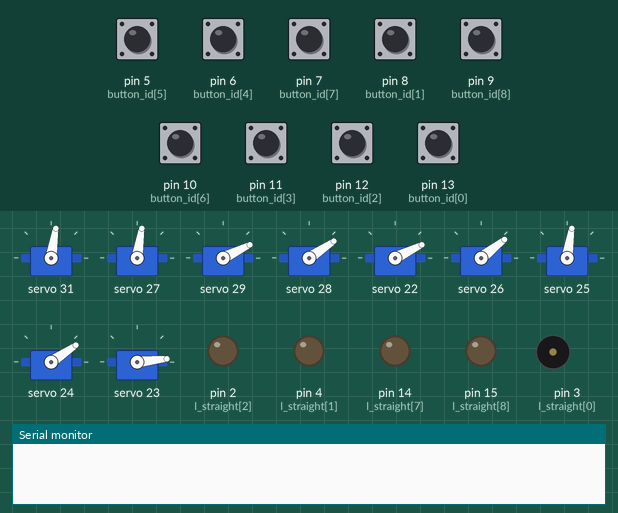
Recording of a sketch running on a simulated Arduino Uno, built with avr-gcc and run on an emulated ATmega328P. On the bench: 9 × servo, output pins drawn as LEDs (lit = HIGH), buzzer (waves = sounding), the last lines printed to the serial monitor. The test bench sets the inputs (shaded band); at power-on: pin 5 (button_id[5]), pin 6 (button_id[4]), pin 7 (button_id[7]), pin 8 (button_id[1]), pin 9 (button_id[8]), pin 10 (button_id[6]), pin 11 (button_id[3]), pin 12 (button_id[2]), pin 13 (button_id[0]) HIGH.

Above: at 3.1 s.
3.2 s: pin 7 (button_id[7]) pulled LOW for 0.15 s
5.9 s: pin 8 (button_id[1]) pulled LOW for 0.15 s
At 7.8 s:
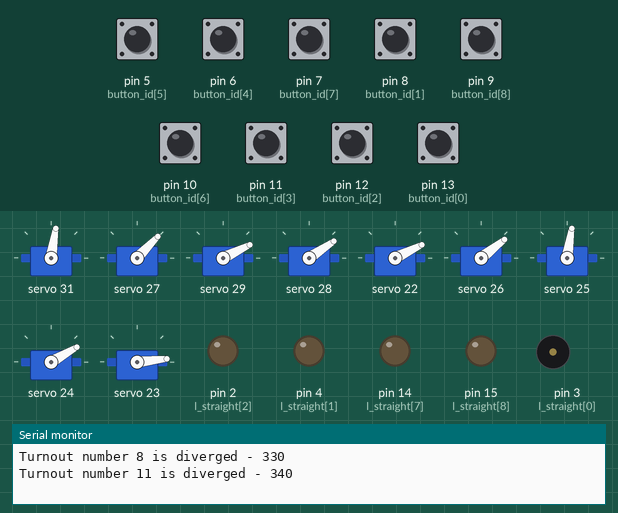
8.3 s: pin 10 (button_id[6]) pulled LOW for 0.15 s
At 10.4 s:
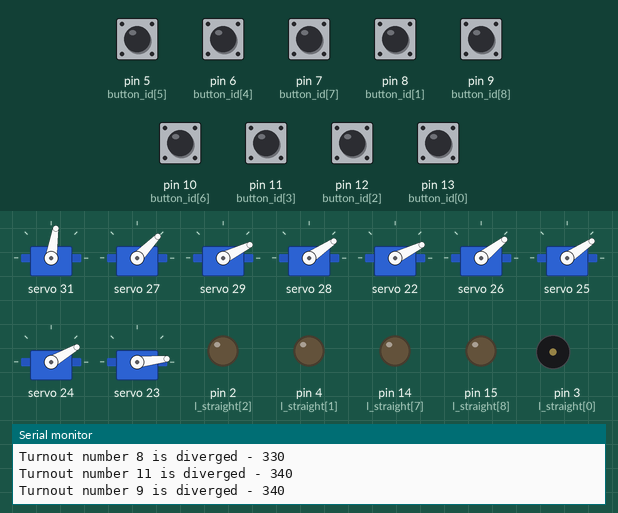
11.0 s: pin 13 (button_id[0]) pulled LOW for 0.15 s
At 13.4 s:
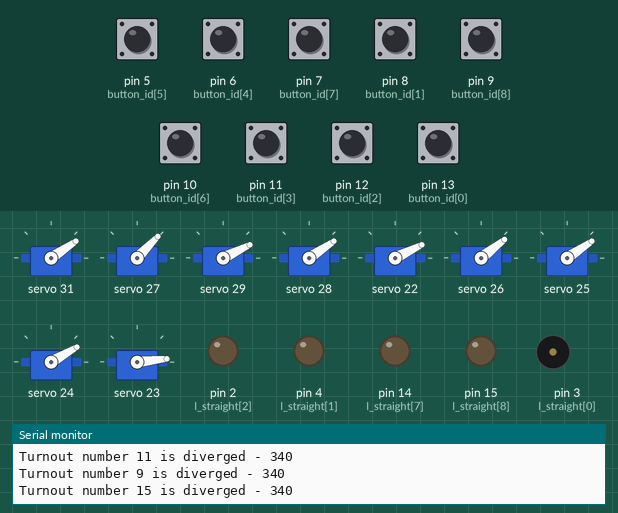
13.7 s: pin 5 (button_id[5]) pulled LOW for 0.15 s
At 16.3 s:
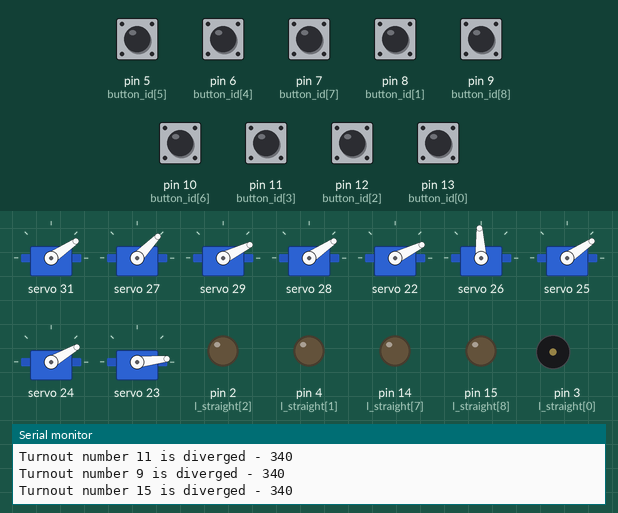
16.7 s: pin 6 (button_id[4]) pulled LOW for 0.15 s
At 18.7 s:
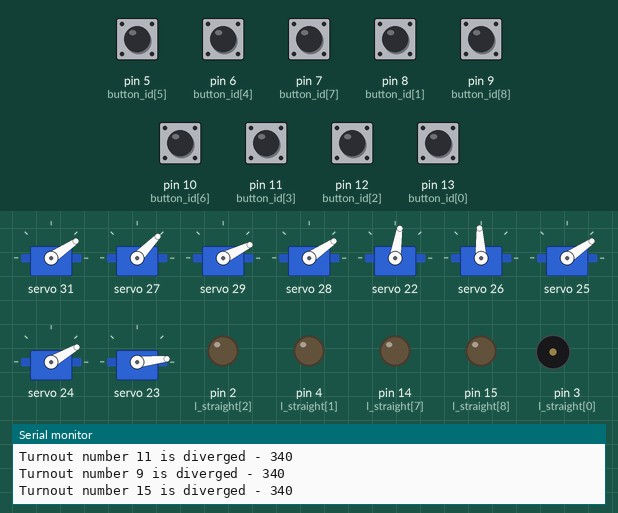
Timing chart, 0 to 20.2 s (numbered marks = the images above; inputs shaded):
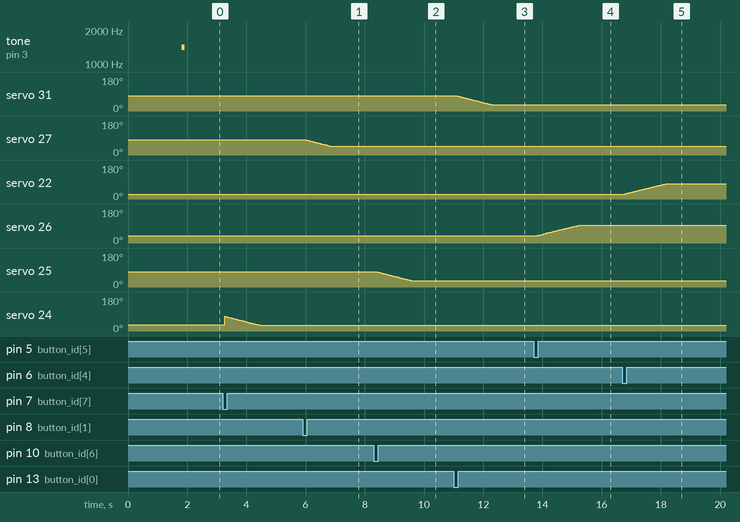

The sketch:

stationmaster.ino
```cpp
//#include <IRremoteInt.h>
//#include <IRremoteTools.h>
//#include <IRremote.h>
#include <Wire.h>
#include <Adafruit_PWMServoDriver.h>

Adafruit_PWMServoDriver pwm1 = Adafruit_PWMServoDriver(0x40);
Adafruit_PWMServoDriver pwm2 = Adafruit_PWMServoDriver(0x41);
Adafruit_PWMServoDriver led1s = Adafruit_PWMServoDriver(0x40);
Adafruit_PWMServoDriver led2s = Adafruit_PWMServoDriver(0x41);
Adafruit_PWMServoDriver led1d = Adafruit_PWMServoDriver(0x40);
Adafruit_PWMServoDriver led2d = Adafruit_PWMServoDriver(0x41);

Adafruit_PWMServoDriver* bp[] = {&pwm2, &pwm2, &pwm2, &pwm2, &pwm2, &pwm2, &pwm2, &pwm2, &pwm2};
Adafruit_PWMServoDriver* bls[] = {&led2d, &led1d, &led1s, &led1s, &led1s, &led1s, &led1s, &led1s, &led1s};
Adafruit_PWMServoDriver* bld[] = {&led1s, &led2s, &led1d, &led1d, &led1d, &led1d, &led1d, &led1d, &led1d};

byte button_total = 9;
int button_id[] = {13,8,12,11,6,5,10,7,9};            // toggle buttons
int point_id[] = {15,11,13,12,6,10,9,8,7};             // points connected to Adafruit 16-channel PWM servo driver
int p_direction[] = {340,340,200,220,200,230,340,220,150};      // actual position
int p_straight[] = {220,250,200,220,200,230,220,210,150};       // value to move the point in straight position
int p_diverging[] = {340,340,340,340,340,370,340,330,270};      // value to move the point in diverging position
int l_straight[] = {3,4,2,1,0,5,9,14,15};             // leds, straight position
int l_diverging[] = {3,1,8,7,6,12,13,10,11};            // leds, diverging postition

int reading;            // current reading from the input pin

//Funzione antirimbalzo

int debounceDelay = 10;

boolean debounce(int pin)
{
  boolean state;
  boolean previousState;
  previousState = digitalRead(pin);
  for(int counter=0; counter < debounceDelay; counter++) {
    delay(1);
    state = digitalRead(pin);
    if( state != previousState) {
      counter = 0;
      previousState = state; }
  }
  return state;
}

void setup()
{
  Serial.begin(9600);
  pwm1.begin();
  pwm1.setPWMFreq(60);  // Analog servos run at ~60 Hz updates
  pwm2.begin();
  pwm2.setPWMFreq(60);  // Analog servos run at ~60 Hz updates


  for(byte i = 0; i < button_total; i++)
  {
    pinMode(l_straight[i], OUTPUT);
    pinMode(button_id[i], INPUT);
    digitalWrite(button_id[i],HIGH);
    bp[i]->setPWM(point_id[i], 0, p_direction[i]);
    delay(200);
    bp[i]->setPWM(point_id[i], 0, 0);              // turn off servo
    if ( p_direction[i]== p_straight[i])
      {
        bld[i]->setPWM(l_diverging[i], 0, 0);
        bls[i]->setPWM(l_straight[i], 4096, 0);
      }
      else
      {
        bld[i]->setPWM(l_diverging[i], 4096, 0);
        bls[i]->setPWM(l_straight[i], 0, 0);
      }
  }

  tone(3,1400,100);
  delay(100);
  noTone(3);
}

void loop()
{
   for(byte index = 0; index < button_total; index++)
  {
    reading = debounce(button_id[index]); // read input
    if (reading == LOW)                   // check if a button was pressed
    {
          //Serial.println(reading);
//    Serial.print("Read Input ");
//    Serial.print(button_id[index]);
//    Serial.print(": ");
//    Serial.println(reading);
//    delay(1000);
          toggle_point(index);

    }
    //previous = HIGH;
  }
}


void toggle_point(byte which)
{
    if (p_direction[which] == p_straight[which])
      {
      p_direction[which] = p_diverging[which];
      for (uint16_t pulselen = p_straight[which]; pulselen <= p_diverging[which]; pulselen++) {
        bp[which]->setPWM(point_id[which], 0, pulselen);
//                  Serial.print("Pulselen = ");
//                  Serial.println(pulselen);
        delay(9);
                  if (pulselen > (p_diverging[which]-(p_diverging[which]*.25)))
                  {
                    bld[which]->setPWM(l_diverging[which], 4096, 0);
                    }
                  if (pulselen > (p_straight[which]+(p_straight[which]*.25)))
                  {
                    bls[which]->setPWM(l_straight[which], 0, 0);
                  }
      }
      bp[which]->setPWM(point_id[which], 0, 0);              // turn off servo
      }
    else
      {
      p_direction[which] = p_straight[which];
                  Serial.print("Turnout number ");
                  Serial.print(point_id[which]);
                  Serial.print(" is diverged - ");
                  Serial.println(p_diverging[which]);
                  //delay(1000);
      for (uint16_t pulselen = p_diverging[which]; pulselen >= p_straight[which]; pulselen--) {
        bp[which]->setPWM(point_id[which], 0, pulselen);
//                  Serial.print("Pulselen = ");
//                  Serial.println(pulselen);
        delay(9);
                  if (pulselen < (p_diverging[which]-(p_diverging[which]*.25)))
                  {
                    bld[which]->setPWM(l_diverging[which], 0, 0);
                  }
                  if (pulselen < (p_straight[which]+(p_straight[which]*.25)))
                  {
                    bls[which]->setPWM(l_straight[which], 4096, 0);
                  }
      }
      bp[which]->setPWM(point_id[which], 0, 0);              // turn off servo
      }
}
```

Measured:
- after the input at 5.9 s, servo 27: moves from 81° to 46° over 0.85 s, starting after 0.10 s
- after the input at 8.3 s, servo 25: moves from 81° to 34° over 1.2 s, starting after 0.11 s
- after the input at 11.0 s, servo 31: moves from 81° to 34° over 1.2 s, starting after 0.10 s
- after the input at 13.7 s, servo 26: moves from 38° to 93° over 1.4 s, starting after 0.11 s
- after the input at 16.7 s, servo 22: moves from 26° to 81° over 1.4 s, starting after 0.09 s
